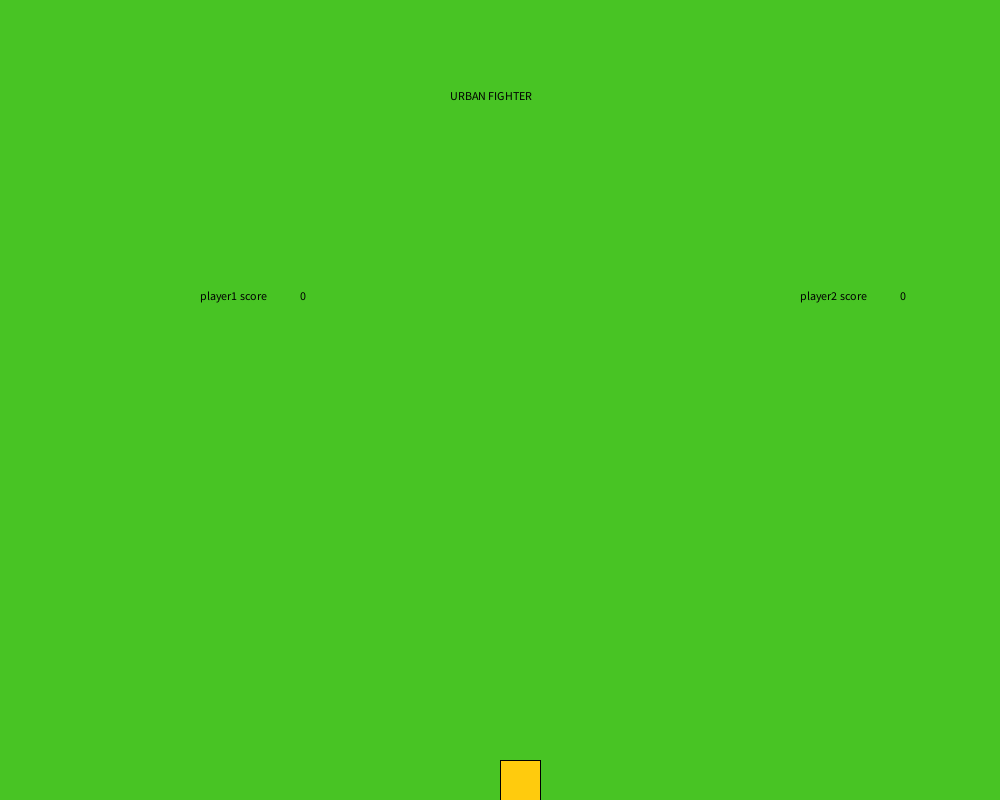
Frame 1 (no input)
Frame 60 (the mouse pressed at the canvas centre just before this capture): identical to frame 1, image omitted
Frame 120 (the mouse held since frame 60 and released just before this capture): identical to frame 1, image omitted

The Processing sketch that drew this single still picture (run headless with seeded random() and noise(); from frame 60 on, the mouse is pressed at the canvas centre):

// Processing sketch: Urban_Fighter2
// ── Urban_Fighter2.pde
int charX=500;
int charY=760;
int dX=0;
int player1Dead=0;
int player2Dead=0;
int char2X=500;
int char2Y=760;
int d2X=0;
int score=0;
int score2=0;

void setup()
{
  size(1000, 800);
}

void draw()
{
  background(#48C424);
  fill(#EA4124);
  rect(charX, charY, 40, 40);
  fill(#FFCB0D);
  rect(char2X, char2Y, 40, 40);
  char2X=char2X+d2X;
  charX=charX+dX;
  fill(#000000);
  text("URBAN FIGHTER", 450, 100);
  if (player1Dead==1)
  {
 
    text("player1 died", 460, 200);
    
  }
     text("player2 score", 800, 300);
    text(score2, 900, 300);
  if (player2Dead==1)
  {
   
    text("player2 died", 460, 200);
    
  }
 text("player1 score", 200, 300);
    text(score, 300, 300);
  if (char2X>1050 && player2Dead==0)
  {  
    player2Dead=1;
    score=score+1;
  }
  if (char2X<-50 && player2Dead==0)
  {  
    player2Dead=1;
    score=score+1;
  }
  if (charX>1050 && player1Dead==0)
  {  
    player1Dead=1;
    score2=score2+1;
  }
  if (charX<-50 && player1Dead==0)
  {  
    player1Dead=1;
    score2=score2+1;
  }
}

void keyPressed()
{
  if (key=='a')
  {
    dX=-5;
  }

  if (key=='d')
  {
    dX=+5;
  }
  if (key=='j')
  {
    d2X=-5;
  }

  if (key=='l')
  {
    d2X=+5;
  }
  if (key=='g')
  {
    charX=10;
    char2X=950;
    player1Dead=0;
    player2Dead=0;
  }


  //this is for Red player, charx
  // for the left side
  if (charX < char2X + 40 + 20 &&  key=='s' && charX > char2X + 20)
  { 
    char2X=char2X+-50;
  }  
  // from the right side
  if (charX+40+20>char2X&&key=='s'&&charX+20<char2X)
  { 
    char2X=char2X+50;
  }

  //this is for Yellow player, char2x
  // for the right side
  if (char2X < charX + 40 + 20 &&  key=='k' && char2X > charX + 20)
  { 
    charX=charX+-50;
  }  
  // from the right side
  if (char2X+40+20>charX&&key=='k'&&char2X+20<charX)
  { 
    charX=charX+50;
  }
}

void keyReleased()
{
  if (key=='a')
  {
    dX=0;
  }
  if (key=='d')
  {
    dX=0;
  }
  if (key=='j')
  {
    d2X=0;
  }
  if (key=='l')
  {
    d2X=0;
  }
}
